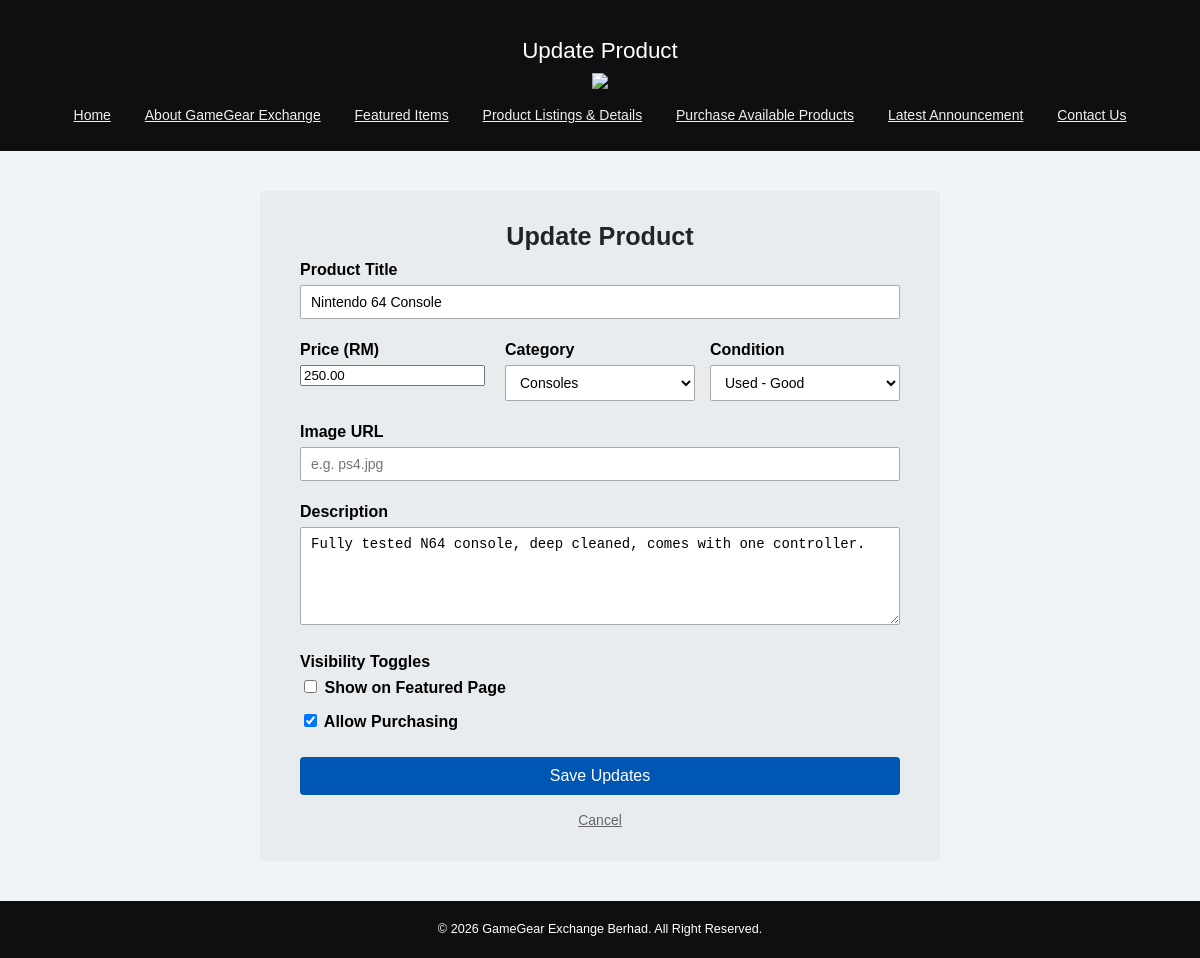
Screenshot of /gamegear/admin/update_product.php?id=1 (signed in) with the database file from the repository.
### tables this page shows
CREATE TABLE listings (
    listing_id INT AUTO_INCREMENT PRIMARY KEY,
    seller_id INT NULL,
    category_id INT NOT NULL,
    title VARCHAR(150) NOT NULL,
    description TEXT,
    price DECIMAL(10,2) NOT NULL,
    item_condition ENUM('New','Like New','Used - Good','Used - Fair') NOT NULL DEFAULT 'Used - Good',
    image_path VARCHAR(200),
    status ENUM('Available','Sold') NOT NULL DEFAULT 'Available',
    is_featured TINYINT(1) NOT NULL DEFAULT 0,
    views INT NOT NULL DEFAULT 0,
    created_at TIMESTAMP DEFAULT CURRENT_TIMESTAMP,
    FOREIGN KEY (seller_id) REFERENCES users(user_id) ON DELETE SET NULL,
    FOREIGN KEY (category_id) REFERENCES categories(category_id)
);

### gamegear/admin/update_product.php (the view, shortened to what this page needs)
<?php
$dbHost = 'localhost';
$dbUser = 'root';
$dbPass = '';
$dbName = 'gamegear_exchange';
$message_out = '';
?>
<!DOCTYPE html>
<html lang="en">
<head>
  <link rel="stylesheet" href="../style/style.css">
</head>
<body>
<?php include('../content/header.php'); ?>
<?php include('../content/navigation.php'); ?>
<div id="contentWrapper">
    <div class="form-container">
        <h2 style="text-align:center; margin-top:0;">Update Product</h2>
        <?php
        if ($_SERVER['REQUEST_METHOD'] !== 'POST' || strpos($message_out, 'Failed') !== false || strpos($message_out, 'Invalid') !== false) {
            $id = isset($_GET['id']) ? (int) $_GET['id'] : (isset($_POST['id']) ? (int)$_POST['id'] : 0);
            if ($id > 0) {
                $conn = mysqli_connect($dbHost, $dbUser, $dbPass, $dbName);
                if ($conn) {
                    $sql = "SELECT * FROM listings WHERE listing_id=$id LIMIT 1";
                    $result = mysqli_query($conn, $sql);
                    if ($result && mysqli_num_rows($result) > 0) {
                        $row = mysqli_fetch_assoc($result);
        ?>
        <form action="" method="post">
            <div class="form-group">
                <label>Product Title</label>
                <input type="text" name="title" value="<?php echo htmlspecialchars($row['title']); ?>" required>
            </div>
            <div style="display: flex; gap: 15px;">
                <div class="form-group" style="flex: 1;">
                    <label>Price (RM)</label>
                    <input type="number" step="0.01" name="price" value="<?php echo htmlspecialchars($row['price']); ?>" required>
                </div>
                <div class="form-group" style="flex: 1;">
                    <label>Category</label>
                    <select name="category_id">
                        <?php
                        $cat_result = mysqli_query($conn, "SELECT * FROM categories ORDER BY category_name");
                        while ($cat = mysqli_fetch_assoc($cat_result)) {
                            $selected = ($cat['category_id'] == $row['category_id']) ? 'selected' : '';
                            echo '<option value="' . $cat['category_id'] . '" ' . $selected . '>' . htmlspecialchars($cat['category_name']) . '</option>';
                        }
                        ?>
                    </select>
                </div>
                <div class="form-group" style="flex: 1;">
                    <label>Condition</label>
                    <select name="condition_status">
                        <?php
                        $conditions = array('New', 'Like New', 'Used - Good', 'Used - Fair');
                        foreach ($conditions as $c) {
                            $selected = ($c == $row['item_condition']) ? 'selected' : '';
                            echo "<option value='$c' $selected>$c</option>";
                        }
                        ?>
                    </select>
                </div>
            </div>
            <div class="form-group">
                <label>Image URL</label>
                <input type="text" name="image_url" value="<?php echo htmlspecialchars($row['image_path']); ?>" placeholder="e.g. ps4.jpg">
            </div>
            <div class="form-group">
                <label>Description</label>
                <textarea name="description" rows="5"><?php echo htmlspecialchars($row['description']); ?></textarea>
            </div>
            <div class="form-group">
                <label>Visibility Toggles</label>
                <div class="checkbox-group">
                    <label><input type="checkbox" name="is_featured" value="1" <?php echo ($row['is_featured'] == 1) ? 'checked' : ''; ?>> Show on Featured Page</label>
                    <label><input type="checkbox" name="is_available" value="1" <?php echo ($row['status'] == 'Available') ? 'checked' : ''; ?>> Allow Purchasing</label>
                </div>
            </div>
            <button type="submit" class="submit-btn" style="width:100%;">Save Updates</button>
            <a href="dashboard.php" style="display:block; text-align:center; margin-top:15px; color:#666;">Cancel</a>
        </form>
        <?php
                    } else {
                        echo '<p class="error" style="text-align:center;">Product not found.</p><div style="text-align:center;"><a href="dashboard.php">Back to Dashboard</a></div>';
                    }
                }
            } else {
                echo '<p class="error" style="text-align:center;">No product selected.</p><div style="text-align:center;"><a href="dashboard.php">Back to Dashboard</a></div>';
            }
        }
        ?>
    </div>
</div>
<?php include('../content/footer.php'); ?>
</body>
</html>

### gamegear/style/style.css (style rules this page uses)
body { color: rgb(13,13,13); background-color: rgb(240,244,248); font-family: Helvetica, Arial, sans-serif; font-size: 14px; line-height: 1.5em; margin: 0px 0px 0px 0px; padding: 0px 0px 0px 0px; }
h1,h2,h3,h4,h5,h6 { color: rgb(33, 37, 41); font-weight: bold; line-height: 1.25em; }
h2 { font-size: 1.8em; margin: 10px 0px 6px 0px; padding: 0px 0px 0px 0px; }
a, a:link, a:visited, a:hover { color: rgb(30, 136, 229); }
#contentWrapper { background-color: rgb(240,244,248); text-align: center; margin: 0px auto; padding: 40px 18px 40px 18px; }
.form-container { background-color: rgb(233, 236, 239); max-width: 600px; margin: 0 auto; padding: 30px 40px; border-radius: 4px; font-family: Arial, sans-serif; color: #000; }
.form-group { margin-bottom: 20px; text-align: left; }
.form-group label { display: block; font-weight: bold; margin-bottom: 5px; font-size: 16px; color: #000; }
.form-group input[type="text"], .form-group input[type="email"], .form-group input[type="tel"], .form-group select, .form-group textarea { width: 100%; padding: 8px 10px; border: 1px solid #a9a9a9; background-color: #fff; font-size: 14px; box-sizing: border-box; border-radius: 2px; }
.checkbox-group { display: flex; flex-direction: column; gap: 8px; }
.submit-btn { background-color: #0056b3; color: #ffffff !important; padding: 10px; border: none; border-radius: 4px; cursor: pointer; width: 100%; font-size: 16px; }

### rows the page displays
listings: title "Nintendo 64 Console", price "250.00", description "Fully tested N64 console, deep cleaned, comes with one controller.", status "☑"

### other values shown
$pageTitle "Update Product"
form field category_id "Consoles"
form field condition_status "Used - Good"
